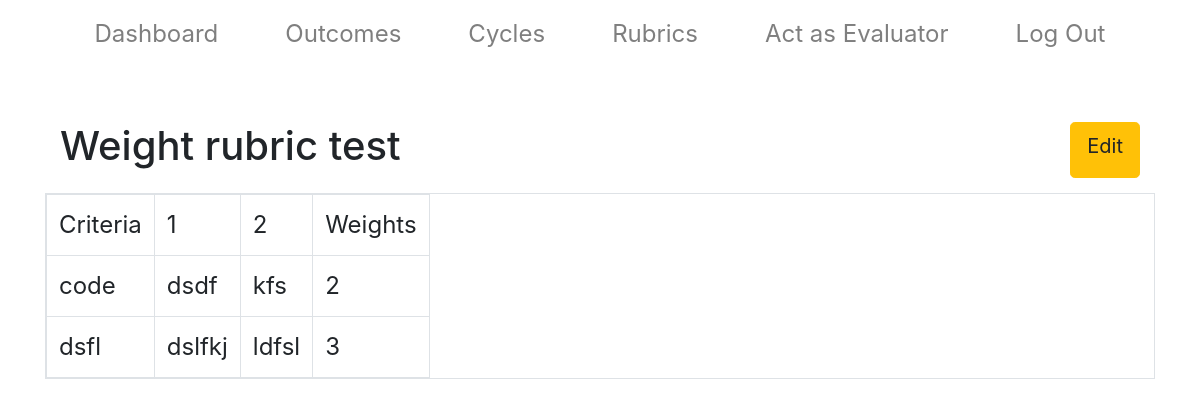
Page /rubric_render/6 on the committed database.
### main/models.py (models this page shows, shortened)
class Rubric(models.Model):
    title = models.CharField(max_length=200, blank=True, default="Untitled")
    isWeighted = models.BooleanField(null=True, default=False)
    max_row = models.PositiveIntegerField(null=True)
    max_col = models.PositiveIntegerField(null=True)
    created_by = models.CharField(max_length=200)
    assigned_to = models.ManyToManyField(Evaluator)
    def __str__(self):
        return self.title

class Category(models.Model):
    categoryTitle = models.CharField(max_length=200)
    index_x = models.PositiveIntegerField(null=True)
    index_y = models.PositiveIntegerField(null=True)
    rubric = models.ForeignKey(Rubric, null=True, on_delete = models.CASCADE)

### main/views.py (the view)
# urls.py: path('rubric_render/<int:rubric_id>', views.rubric_render, name = 'rubric_render'),
def rubric_render(request, rubric_id):
    rubrics = Rubric.objects.filter(id=rubric_id)[0]
    categories = Category.objects.all()
    context = {'rubric': rubrics, 'categories':categories, 'row_num' : range(rubrics.max_row), 'row_col':range(rubrics.max_col)}
    return render(request, 'main/rubric_render_admin.html',context)

### main/templates/main/rubric_render_admin.html
{% extends  'base.html' %}
{%load static%}
{% block body_block %}
<div class  = "container-fluid" id = "main_content">
  <div class = "container" >
    <div class = "d-flex justify-content-between" style = "margin-top: 15px;padding:15px;">
    		<h1> {{rubric.title}} </h1>
        <a href="" class = "btn btn-warning btn-lg">Edit</a>
    </div>
    <table class = "table table-bordered table-responsive">
        {% for x in row_num%}
          <tr>
          {% for y in row_col %}
            {% for category in categories %}
              {%if category.rubric == rubric %}
                {% if category.index_x == x and category.index_y == y %}
                  <td> {{category.categoryTitle}} </td>
                {%endif%}
              {%endif%}
            {%endfor%}
          {% endfor %}
          </tr>
        {% endfor %}
  </div>
</div>
{%endblock%}

### main/static/css/landing.css (style rules this page uses)
body { height: 100vh; }
td { font-size: 1.5rem; }

### rows in the picture
Rubric: title "Weight rubric test"
Category: categoryTitle "Criteria"
Category: categoryTitle "1"
Category: categoryTitle "2"
Category: categoryTitle "Weights"
Category: categoryTitle "code"
Category: categoryTitle "dsdf"
Category: categoryTitle "kfs"
Category: categoryTitle "2"
Category: categoryTitle "dsfl"
Category: categoryTitle "dslfkj"
Category: categoryTitle "ldfsl"
Category: categoryTitle "3"
